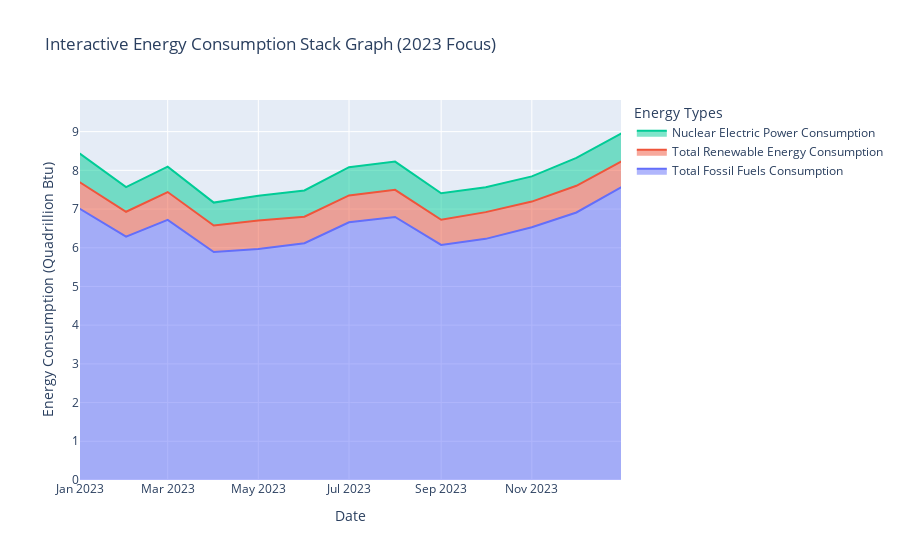

Source (notebook cell):
### Code cell
import plotly.graph_objects as go

# Create a Plotly figure
fig = go.Figure()

# Add traces for each energy type
fig.add_trace(go.Scatter(
    x=pivot_data.index,
    y=pivot_data['Total Fossil Fuels Consumption'],
    mode='lines',
    stackgroup='one', # define stack group
    name='Total Fossil Fuels Consumption'
))
fig.add_trace(go.Scatter(
    x=pivot_data.index,
    y=pivot_data['Total Renewable Energy Consumption'],
    mode='lines',
    stackgroup='one',
    name='Total Renewable Energy Consumption'
))
fig.add_trace(go.Scatter(
    x=pivot_data.index,
    y=pivot_data['Nuclear Electric Power Consumption'],
    mode='lines',
    stackgroup='one',
    name='Nuclear Electric Power Consumption'
))

# Set layout options
fig.update_layout(
    title='Interactive Energy Consumption Stack Graph (2023 Focus)',
    xaxis_title='Date',
    yaxis_title='Energy Consumption (Quadrillion Btu)',
    legend_title='Energy Types',
    xaxis_range=['2023-01-01', '2023-12-31']  # Focus on 2023
)

# Show the figure
fig.show()

### Figure 1 — Plotly figure (JSON) as saved in the notebook; plotly's stock layout.template omitted (floating-point values rounded to 4 significant figures; data arrays with more than 128 entries replaced by an {"elided": "..."} marker saying what was removed)
{"data": [{"mode": "lines", "name": "Total Fossil Fuels Consumption", "stackgroup": "one", "type": "scatter", "x": {"elided": "613 str values"}, "y": {"elided": "613 float values"}}, {"mode": "lines", "name": "Total Renewable Energy Consumption", "stackgroup": "one", "type": "scatter", "x": {"elided": "613 str values"}, "y": {"elided": "613 float values"}}, {"mode": "lines", "name": "Nuclear Electric Power Consumption", "stackgroup": "one", "type": "scatter", "x": {"elided": "613 str values"}, "y": {"elided": "613 float values"}}], "layout": {"legend": {"title": {"text": "Energy Types"}}, "title": {"text": "Interactive Energy Consumption Stack Graph (2023 Focus)"}, "xaxis": {"range": ["2023-01-01", "2023-12-31"], "title": {"text": "Date"}}, "yaxis": {"title": {"text": "Energy Consumption (Quadrillion Btu)"}}}}
